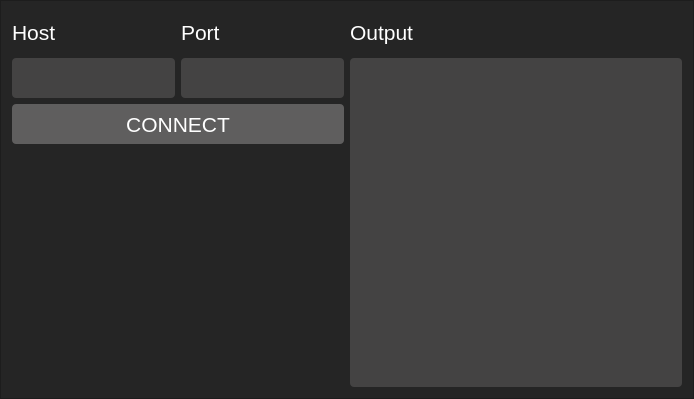
<?xml version="1.0" encoding="UTF-8"?>
<ui version="4.0">
 <class>SettingsFrame</class>
 <widget class="QFrame" name="SettingsFrame">
  <property name="geometry">
   <rect>
    <x>0</x>
    <y>0</y>
    <width>694</width>
    <height>399</height>
   </rect>
  </property>
  <property name="windowTitle">
   <string>Frame</string>
  </property>
  <property name="styleSheet">
   <string notr="true">background-color: rgb(37, 37, 37);</string>
  </property>
  <property name="frameShape">
   <enum>QFrame::StyledPanel</enum>
  </property>
  <property name="frameShadow">
   <enum>QFrame::Raised</enum>
  </property>
  <layout class="QHBoxLayout" name="horizontalLayout_3" stretch="1,1">
   <item>
    <layout class="QVBoxLayout" name="verticalLayout">
     <item>
      <layout class="QHBoxLayout" name="horizontalLayout">
       <item>
        <widget class="QLabel" name="label">
         <property name="minimumSize">
          <size>
           <width>0</width>
           <height>40</height>
          </size>
         </property>
         <property name="maximumSize">
          <size>
           <width>16777215</width>
           <height>40</height>
          </size>
         </property>
         <property name="font">
          <font>
           <family>Arial</family>
           <pointsize>16</pointsize>
          </font>
         </property>
         <property name="styleSheet">
          <string notr="true">background-color: rgb(37, 37, 37);
color: rgb(255, 255, 255);</string>
         </property>
         <property name="text">
          <string>Host</string>
         </property>
        </widget>
       </item>
       <item>
        <widget class="QLabel" name="label_2">
         <property name="minimumSize">
          <size>
           <width>0</width>
           <height>40</height>
          </size>
         </property>
         <property name="maximumSize">
          <size>
           <width>16777215</width>
           <height>40</height>
          </size>
         </property>
         <property name="font">
          <font>
           <family>Arial</family>
           <pointsize>16</pointsize>
          </font>
         </property>
         <property name="styleSheet">
          <string notr="true">background-color: rgb(37, 37, 37);
color: rgb(255, 255, 255);</string>
         </property>
         <property name="text">
          <string>Port</string>
         </property>
        </widget>
       </item>
      </layout>
     </item>
     <item>
      <layout class="QHBoxLayout" name="horizontalLayout_2">
       <item>
        <widget class="QLineEdit" name="lineEditUrl">
         <property name="minimumSize">
          <size>
           <width>0</width>
           <height>40</height>
          </size>
         </property>
         <property name="font">
          <font>
           <family>Arial</family>
           <pointsize>16</pointsize>
          </font>
         </property>
         <property name="styleSheet">
          <string notr="true">background-color: rgb(68, 67, 67);
color: rgb(255, 255, 255);
border-radius: 4px;</string>
         </property>
         <property name="placeholderText">
          <string/>
         </property>
        </widget>
       </item>
       <item>
        <widget class="QLineEdit" name="lineEditPort">
         <property name="minimumSize">
          <size>
           <width>0</width>
           <height>40</height>
          </size>
         </property>
         <property name="font">
          <font>
           <family>Arial</family>
           <pointsize>16</pointsize>
          </font>
         </property>
         <property name="styleSheet">
          <string notr="true">background-color: rgb(68, 67, 67);
color: rgb(255, 255, 255);
border-radius: 4px;</string>
         </property>
         <property name="placeholderText">
          <string/>
         </property>
        </widget>
       </item>
      </layout>
     </item>
     <item>
      <widget class="QPushButton" name="pushButtonConnect">
       <property name="minimumSize">
        <size>
         <width>0</width>
         <height>40</height>
        </size>
       </property>
       <property name="font">
        <font>
         <family>Arial</family>
         <pointsize>16</pointsize>
        </font>
       </property>
       <property name="styleSheet">
        <string notr="true">background-color: rgb(95, 94, 94);
color: rgb(255, 255, 255);
border-radius: 4px;</string>
       </property>
       <property name="text">
        <string>CONNECT</string>
       </property>
      </widget>
     </item>
     <item>
      <spacer name="verticalSpacer">
       <property name="orientation">
        <enum>Qt::Vertical</enum>
       </property>
       <property name="sizeHint" stdset="0">
        <size>
         <width>20</width>
         <height>40</height>
        </size>
       </property>
      </spacer>
     </item>
    </layout>
   </item>
   <item>
    <layout class="QVBoxLayout" name="verticalLayout_2">
     <item>
      <widget class="QLabel" name="label_3">
       <property name="minimumSize">
        <size>
         <width>0</width>
         <height>40</height>
        </size>
       </property>
       <property name="maximumSize">
        <size>
         <width>16777215</width>
         <height>40</height>
        </size>
       </property>
       <property name="font">
        <font>
         <family>Arial</family>
         <pointsize>16</pointsize>
        </font>
       </property>
       <property name="styleSheet">
        <string notr="true">background-color: rgb(37, 37, 37);
color: rgb(255, 255, 255);</string>
       </property>
       <property name="text">
        <string>Output</string>
       </property>
      </widget>
     </item>
     <item>
      <widget class="QTextEdit" name="textEditOutput">
       <property name="font">
        <font>
         <family>Arial</family>
         <pointsize>14</pointsize>
        </font>
       </property>
       <property name="styleSheet">
        <string notr="true">background-color: rgb(68, 67, 67);
color: rgb(255, 255, 255);
border-radius: 4px;</string>
       </property>
       <property name="readOnly">
        <bool>true</bool>
       </property>
      </widget>
     </item>
    </layout>
   </item>
  </layout>
 </widget>
 <resources/>
 <connections/>
</ui>
